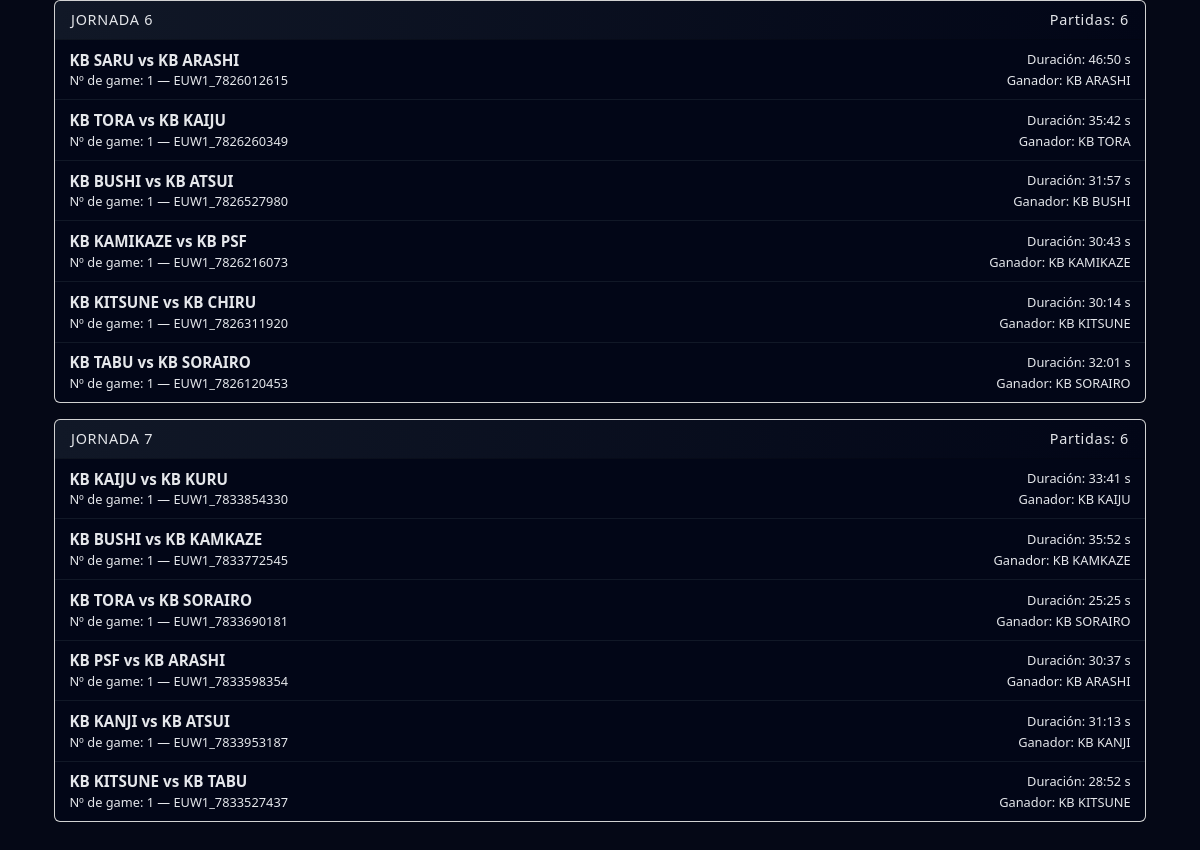
Page /buscar_partidos/ (lower part) on the earlier database version.
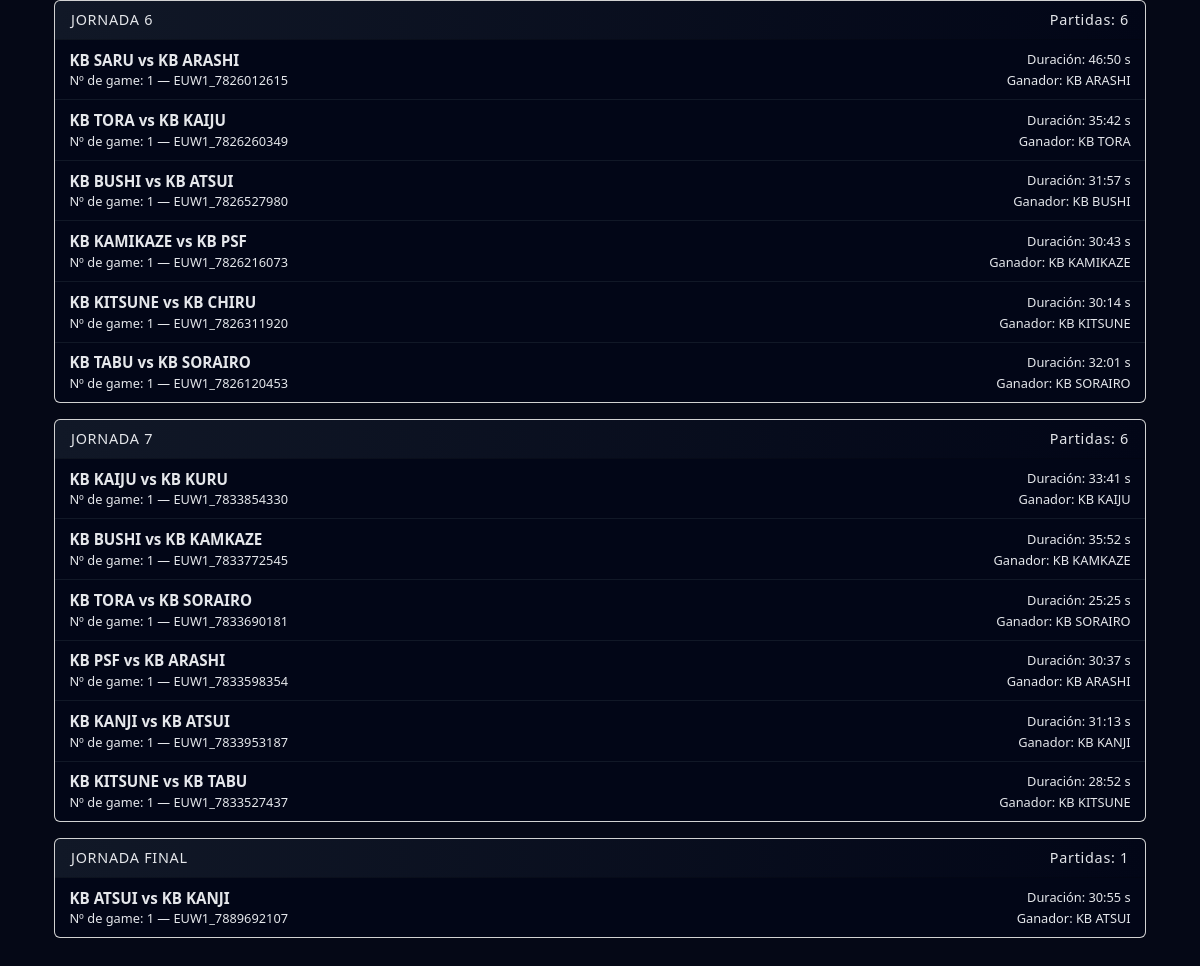
Same page on the later database version.
### KBStats/Cinturones/models.py (models this page shows, shortened)
class Equipo(models.Model):
	nombre = models.CharField(max_length=200, unique=True)
	class Meta:
		verbose_name = "Equipo"
		verbose_name_plural = "Equipos"

class Partida(models.Model):
	match_id = models.CharField(max_length=100, unique=True)
	jornada = models.CharField(max_length=100, blank=True, null=True)
	numero_partida = models.CharField(max_length=50, blank=True, null=True)
	equipo_azul = models.ForeignKey(Equipo, related_name='partidas_azul', on_delete=models.PROTECT)
	equipo_rojo = models.ForeignKey(Equipo, related_name='partidas_rojo', on_delete=models.PROTECT)
	ganador_equipo = models.ForeignKey(Equipo, null=True, blank=True, related_name='partidas_ganadas', on_delete=models.SET_NULL)
	duracion_segundos = models.IntegerField(default=0)
	dragones_azul = models.IntegerField(default=0)
	dragones_rojo = models.IntegerField(default=0)
	heraldos_azul = models.IntegerField(default=0)
	heraldos_rojo = models.IntegerField(default=0)
	barones_azul = models.IntegerField(default=0)
	barones_rojo = models.IntegerField(default=0)
	elders_azul = models.IntegerField(default=0)
	elders_rojo = models.IntegerField(default=0)
	atakhan_azul = models.IntegerField(default=0)
	atakhan_rojo = models.IntegerField(default=0)
	position_data = models.JSONField(null=True, blank=True)
	created_at = models.DateTimeField(auto_now_add=True)
	class Meta:
		verbose_name = "Partida"
		verbose_name_plural = "Partidas"

### KBStats/Cinturones/views.py (the view)
# urls.py: path('buscar_partidos/', buscar_partidos_form, name='buscar_partidos_form'),
def buscar_partidos_form(request):
	jornada = request.GET.get('jornada')
	sort = request.GET.get('sort')
	order = request.GET.get('order', 'asc')
	sort_map = {
		'jornada': 'jornada',
		'numero': 'numero_partida',
		'duracion': 'duracion_segundos',
		'equipo_azul': 'equipo_azul__nombre',
		'equipo_rojo': 'equipo_rojo__nombre',
		'ganador': 'ganador_equipo__nombre',
		'created': 'created_at',
	}
	if jornada:
		partidas_qs = (Partida.objects
			.filter(jornada=jornada)
			.select_related('equipo_azul', 'equipo_rojo', 'ganador_equipo'))
		default_order = ['numero_partida']
	else:
		partidas_qs = (Partida.objects
			.all()
			.select_related('equipo_azul', 'equipo_rojo', 'ganador_equipo'))
		default_order = ['jornada', 'numero_partida']
	if sort in sort_map:
		field = sort_map[sort]
		if order == 'desc':
			field = f'-{field}'
		partidas_qs = partidas_qs.order_by(field)
	else:
		partidas_qs = partidas_qs.order_by(*default_order)
	partidas_result = []
	for p in partidas_qs:
		partidas_result.append({
			'id': p.id,
			'match_id': p.match_id,
			'jornada': p.jornada,
			'numero_partida': p.numero_partida,
			'equipo_azul': p.equipo_azul.nombre if p.equipo_azul else None,
			'equipo_rojo': p.equipo_rojo.nombre if p.equipo_rojo else None,
			'ganador_equipo': p.ganador_equipo.nombre if p.ganador_equipo else None,
			'duracion_segundos': f"{p.duracion_segundos//60}:{p.duracion_segundos%60:02}",
		})
	groups = []
	if jornada:
		groups = [{
			'jornada': jornada,
			'partidas': partidas_result,
		}]
	else:
		current_j = None
		for p in partidas_result:
			if p['jornada'] != current_j:
				current_j = p['jornada']
				groups.append({'jornada': current_j, 'partidas': [p]})
			else:
				groups[-1]['partidas'].append(p)
	total_partidas = Partida.objects.count()
	return render(
		request,
		'Cinturones/buscar_partidos_form.html',
		{'groups': groups, 'jornada': jornada, 'total_partidas': total_partidas},
	)

### KBStats/Cinturones/templates/Cinturones/buscar_partidos_form.html (shortened to what this page needs)
{% extends 'Cinturones/base.html' %}
{% block content %}
<div class="container py-4">
  <div class="mt-4">
    {% if groups %}
      {% for g in groups %}
        <div class="card card-jornada mb-3">
          <div class="card-header card-jornada-header d-flex justify-content-between align-items-center">
            <span class="text-uppercase">Jornada {{ g.jornada }}</span>
            <span>Partidas: {{ g.partidas|length }}</span>
          </div>
          <div class="list-group list-group-flush list-group-kb">
            {% for p in g.partidas %}
              <a href="/partida/{{ p.match_id }}/"
                 class="list-group-item list-group-item-action list-group-item-kb">
                <div class="d-flex w-100 justify-content-between align-items-center">
                  <span class="partida-title">
                    {{ p.equipo_azul }} vs {{ p.equipo_rojo }}
                  </span>
                  <span class="partida-meta">
                    Duración: {{ p.duracion_segundos }} s
                  </span>
                </div>
                <div class="d-flex w-100 justify-content-between">
                  <span class="partida-meta">
                    Nº de game: {{ p.numero_partida }} — {{ p.match_id }}
                  </span>
                  <span class="partida-meta">
                    Ganador: {{ p.ganador_equipo|default:"-" }}
                  </span>
                </div>
              </a>
            {% endfor %}
          </div>
        </div>
      {% endfor %}
    {% else %}
      <div class="alert alert-secondary">
        No hay partidas para mostrar. Total en la base: {{ total_partidas }}
      </div>
    {% endif %}
  </div>
</div>
{% endblock %}

### KBStats/Cinturones/templates/Cinturones/base.html (shortened to what this page needs)
<!doctype html>
<html lang="es">
  <head>
    {% load static %}
    <link rel="stylesheet" href="{% static 'css/kbstats.css' %}" />
    <link
      href="https://cdn.jsdelivr.net/npm/bootstrap@5.3.2/dist/css/bootstrap.min.css"
      rel="stylesheet"
    />
  </head>
  <body class="wrapper">
    <main class="container">{% block content %}{% endblock %}</main>
  </body>
</html>

### static/css/kbstats.css (style rules this page uses)
body { background: #050816 !important; color: #f5f5f5 !important; }
.card-jornada { background: #0b1220; border: 1px solid #1f2937; border-radius: 0.75rem; }
.card-jornada-header { background: linear-gradient(90deg, #111827, #020617); border-bottom: 1px solid #1f2937; color: #e5e7eb !important; font-size: 0.9rem; letter-spacing: 0.05em; }
.list-group-kb .list-group-item-kb { background-color: #020617; border-color: #111827; color: #e5e7eb !important; font-size: 0.9rem; padding: 0.55rem 0.9rem; }
.partida-title { font-size: 0.95rem; font-weight: 600; }
body { background: #050816; color: #e5e7eb; }

Differences in the rows shown:
added Partida: jornada "FINAL", match_id "EUW1_7889692107"
Other differences:
new list line: "JORNADA Partidas: 1 vs Duración: 30:55 s Nº de game: 1 — Ganador:"
new list line: "KB ATSUI KB ATSUI"
new list line: "KB KANJI"
